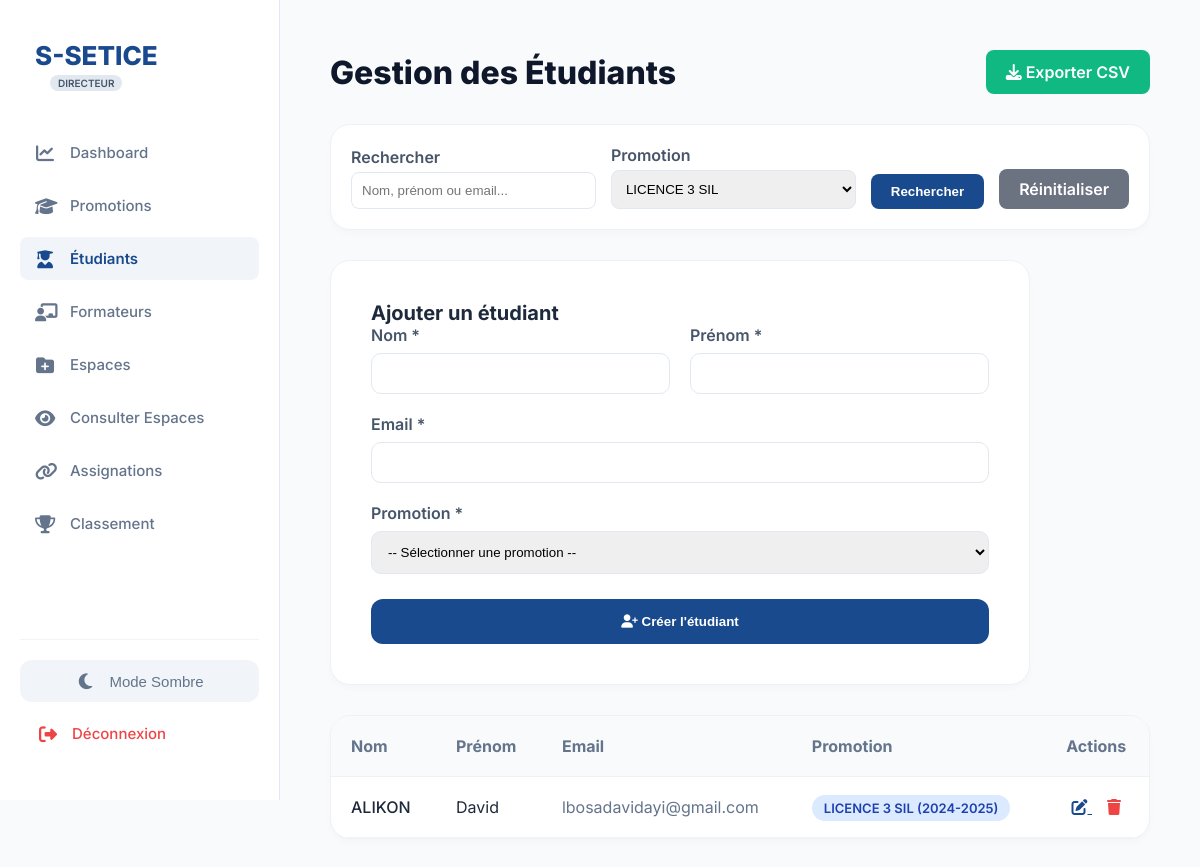
Page /views/etudiants.php?promo=1 (signed in) on the committed database.
### tables this page shows
CREATE TABLE IF NOT EXISTS `etudiants` (
  `id` int NOT NULL AUTO_INCREMENT,
  `nom` varchar(100) DEFAULT NULL,
  `prenom` varchar(100) DEFAULT NULL,
  `email` varchar(150) DEFAULT NULL,
  `id_promotion` int DEFAULT NULL,
  `id_utilisateur` int DEFAULT NULL,
  PRIMARY KEY (`id`),
  UNIQUE KEY `email` (`email`),
  KEY `id_promotion` (`id_promotion`),
  KEY `fk_user_student` (`id_utilisateur`)
);

CREATE TABLE IF NOT EXISTS `promotions` (
  `id` int NOT NULL AUTO_INCREMENT,
  `nom` varchar(100) DEFAULT NULL,
  `annee` varchar(10) DEFAULT NULL,
  PRIMARY KEY (`id`)
);

### includes/csrf.php (called while the page is built, shortened)
<?php
function generateCsrfToken() {
    return $_SESSION['csrf_token'];
}

### views/etudiants.php (the view, shortened to what this page needs)
<?php
require_once('../config/db.php');
require_once('../includes/csrf.php');
$search = trim($_GET['search'] ?? '');
$promo_filter = intval($_GET['promo'] ?? 0);
$page = max(1, intval($_GET['page'] ?? 1));
$per_page = 10;
$where = [];
$params = [];
if ($promo_filter > 0) {
    $where[] = "e.id_promotion = ?";
    $params[] = $promo_filter;
}
$where_clause = !empty($where) ? "WHERE " . implode(" AND ", $where) : "";
$offset = ($page - 1) * $per_page;
$query = "
    SELECT e.*, p.nom AS promo_nom, p.annee
    FROM etudiants e
    LEFT JOIN promotions p ON e.id_promotion = p.id
    $where_clause
    ORDER BY e.id DESC
    LIMIT $per_page OFFSET $offset
";
$query_stmt = $pdo->prepare($query);
$query_stmt->execute($params);
$etudiants = $query_stmt->fetchAll();
$promotions = $pdo->query("SELECT * FROM promotions ORDER BY nom")->fetchAll();
?>
<!DOCTYPE html>
<html lang="fr">
<head>
    <link rel="stylesheet" href="https://cdnjs.cloudflare.com/ajax/libs/font-awesome/6.4.0/css/all.min.css">
    <link rel="stylesheet" href="../assets/css/style.css">
</head>
<body style="margin:0; font-family:'Inter', sans-serif; background:#f8fafc;">
    <?php include('../includes/sidebar.php'); ?>
    <main style="margin-left: 280px; padding: 50px;">
        <div style="display: flex; justify-content: space-between; align-items: center; margin-bottom: 30px;">
            <h1 style="font-weight: 800; color: #0f172a;">Gestion des Étudiants</h1>
            <a href="../actions/export_action.php?table=etudiants&format=csv" class="btn-export"
                style="background: #10b981; color: white; padding: 12px 20px; border-radius: 8px; text-decoration: none; font-weight: 600;">
                <i class="fas fa-download"></i> Exporter CSV
            </a>
        </div>
        <div style="background: white; padding: 20px; border-radius: 20px; box-shadow: 0 4px 6px rgba(0,0,0,0.02); border: 1px solid #edf2f7; margin-bottom: 30px;">
            <form method="GET" style="display: flex; gap: 15px; align-items: end;">
                <div style="flex: 1;">
                    <label style="display:block; margin-bottom:5px; font-weight:600; color:#475569;">Rechercher</label>
                    <input type="text" name="search" value="<?= htmlspecialchars($search) ?>"
                        placeholder="Nom, prénom ou email..."
                        style="width:100%; padding:10px; border:1px solid #e2e8f0; border-radius:8px;">
                </div>
                <div style="flex: 1;">
                    <label style="display:block; margin-bottom:5px; font-weight:600; color:#475569;">Promotion</label>
                    <select name="promo" style="width:100%; padding:10px; border:1px solid #e2e8f0; border-radius:8px;">
                        <?php foreach($promotions as $p): ?>
                            <option value="<?= $p['id'] ?>" <?= $promo_filter == $p['id'] ? 'selected' : '' ?>>
                                <?= htmlspecialchars($p['nom']) ?>
                            </option>
                        <?php endforeach; ?>
                    </select>
                </div>
                <button type="submit"
                    style="background:#1a4a8e; color:white; border:none; padding:10px 20px; border-radius:8px; cursor:pointer; font-weight:600;">
                    Rechercher
                </button>
                <a href="etudiants.php"
                    style="background:#6b7280; color:white; padding:10px 20px; border-radius:8px; text-decoration:none; font-weight:600;">
                    Réinitialiser
                </a>
            </form>
        </div>
        <div style="background: white; padding: 40px; border-radius: 20px; box-shadow: 0 4px 6px rgba(0,0,0,0.02); max-width: 700px; border: 1px solid #edf2f7; margin-bottom: 30px;">
            <h3 style="margin-top: 0; color: #1e293b; font-size: 20px;">Ajouter un étudiant</h3>
            <form action="../actions/student_action.php" method="POST">
                <div style="display: grid; grid-template-columns: repeat(2, 1fr); gap: 20px; margin-bottom: 20px;">
                    <div>
                        <label style="display:block; margin-bottom:8px; font-weight:600; color:#475569;">Nom *</label>
                        <input type="text" name="nom" required
                            style="width:100%; padding:12px; border:1px solid #e2e8f0; border-radius:10px;">
                    </div>
                    <div>
                        <label style="display:block; margin-bottom:8px; font-weight:600; color:#475569;">Prénom *</label>
                        <input type="text" name="prenom" required
                            style="width:100%; padding:12px; border:1px solid #e2e8f0; border-radius:10px;">
                    </div>
                </div>
                <div style="margin-bottom: 20px;">
                    <label style="display:block; margin-bottom:8px; font-weight:600; color:#475569;">Email *</label>
                    <input type="email" name="email" required
                        style="width:100%; padding:12px; border:1px solid #e2e8f0; border-radius:10px;">
                </div>
                <div style="margin-bottom: 25px;">
                    <label style="display:block; margin-bottom:8px; font-weight:600; color:#475569;">Promotion *</label>
                    <select name="id_promotion" required
                        style="width:100%; padding:12px; border:1px solid #e2e8f0; border-radius:10px;">
                        <option value="">-- Sélectionner une promotion --</option>
                    </select>
                </div>
                <button type="submit"
                    style="background:#1a4a8e; color:white; border:none; padding:15px; border-radius:12px; cursor:pointer; font-weight:600; width:100%;">
                    <i class="fas fa-user-plus"></i> Créer l'étudiant
                </button>
            </form>
        </div>
        <div style="background: white; border-radius: 20px; border: 1px solid #edf2f7; overflow: hidden; box-shadow: 0 4px 6px rgba(0,0,0,0.02);">
            <table style="width: 100%; border-collapse: collapse; text-align: left;">
                <thead>
                    <tr style="background: #f8fafc; border-bottom: 1px solid #edf2f7;">
                        <th style="padding: 20px; color: #64748b;">Nom</th>
                        <th style="padding: 20px; color: #64748b;">Prénom</th>
                        <th style="padding: 20px; color: #64748b;">Email</th>
                        <th style="padding: 20px; color: #64748b;">Promotion</th>
                        <th style="padding: 20px; color: #64748b; text-align: center;">Actions</th>
                    </tr>
                </thead>
                <tbody>
                    <?php if (empty($etudiants)): ?>
                        <tr>
                            <td colspan="5" style="padding: 40px; text-align: center; color: #64748b;">
                                <i class="fas fa-inbox" style="font-size: 48px; color: #cbd5e1; display: block; margin-bottom: 10px;"></i>
                                Aucun étudiant trouvé
                            </td>
                        </tr>
                    <?php else: ?>
                        <?php foreach($etudiants as $e): ?>
                        <tr style="border-bottom: 1px solid #f1f5f9;">
                            <td style="padding: 20px; font-weight: 500;"><?= htmlspecialchars($e['nom']) ?></td>
                            <td style="padding: 20px;"><?= htmlspecialchars($e['prenom']) ?></td>
                            <td style="padding: 20px; color: #64748b;"><?= htmlspecialchars($e['email']) ?></td>
                            <td style="padding: 20px;">
                                <span style="background: #dbeafe; color: #1e40af; padding: 5px 12px; border-radius: 20px; font-size: 13px; font-weight: 600;">
                                    <?php if (!empty($e['promo_nom'])): ?>
                                        <?= htmlspecialchars($e['promo_nom'] . (!empty($e['annee']) ? ' (' . $e['annee'] . ')' : '')) ?>
                                    <?php else: ?>
                                        Non assigné
                                    <?php endif; ?>
                                </span>
                            </td>
                            <td style="padding: 20px; text-align: center;">
                                <a href="edit_etudiant.php?id=<?= $e['id'] ?>" style="color: #1a4a8e; margin-right: 15px;">
                                    <i class="fas fa-edit"></i>
                                </a>
                                <a href="../actions/delete_action.php?type=etudiant&id=<?= $e['id'] ?>&csrf_token=<?= generateCsrfToken() ?>"
                                    onclick="return confirm('Supprimer cet étudiant ?')" style="color: #ef4444;">
                                    <i class="fas fa-trash"></i>
                                </a>
                            </td>
                        </tr>
                        <?php endforeach; ?>
                    <?php endif; ?>
                </tbody>
            </table>
        </div>
    </main>
</body>
</html>

### assets/css/style.css (style rules this page uses)
:root { --primary: #1a4a8e; --bg-body: #f8f9fc; --sidebar-white: #ffffff; --text-grey: #6c757d; }
* { box-sizing: border-box; margin: 0; padding: 0; }
body { font-family: 'Inter', sans-serif; background-color: #f8fafc; color: #1e293b; }

### includes/sidebar.php (style rules this page uses)
html, body { height: 100%; margin: 0; padding: 0; }

### rows in the picture
etudiants: nom "ALIKON", prenom "David", email "lbosadavidayi@gmail.com", id_promotion.annee "LICENCE 3 SIL (2024-2025)"

### other values in the picture
$role "DIRECTEUR"
form field promo "LICENCE 3 SIL"
